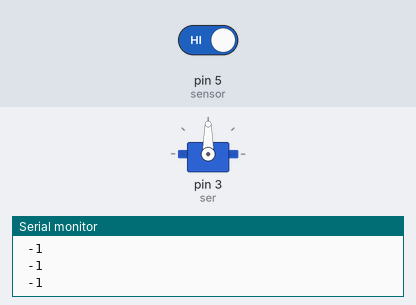
A sketch run on a simulated Arduino Uno, built with avr-gcc and run on an emulated ATmega328P. On the bench: servo, the last lines printed to the serial monitor. Inputs (shaded band) come from the test bench; at power-on: pin 5 (sensor) HIGH.

Above: at 1.2 s.
1.3 s: pin 5 (sensor) driven LOW
At 1.45 s:
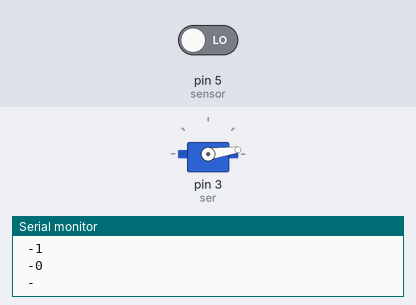
At 4.5 s:
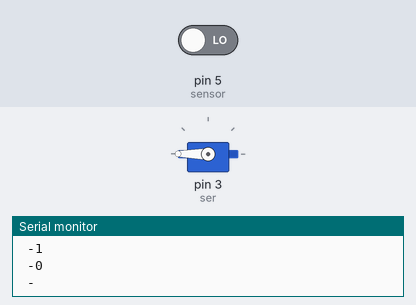
Timing chart, 0 to 6.0 s (numbered marks = the images above; inputs shaded):
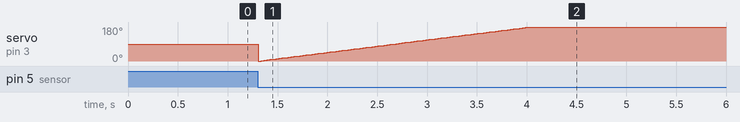

The sketch:

bridge.ino
```cpp
#include <Servo.h>
Servo ser;
int sensor = 5;
bool flag = true;
void setup() {
  pinMode(sensor,INPUT);
  ser.attach(3);
  Serial.begin(9600);
}

void loop() {
  int mois = digitalRead(sensor);
  Serial.println(mois);
  Serial.print(" -");
  if(mois == 0 && flag == true) {
    bridge_up();
    delay(3000);
    flag = false;
  }
  if(mois == 1 && flag == false){
    bridge_down();
    delay(3000);
    flag = true;
  }
}
void bridge_up(){
  for (int pos = 0; pos <= 180; pos += 1) {
    ser.write(pos);
    delay(15);
   }
}
void bridge_down(){
  for (int pos = 180; pos >= 0; pos -= 1) {
    ser.write(pos);
    delay(15);
   }
}
```
